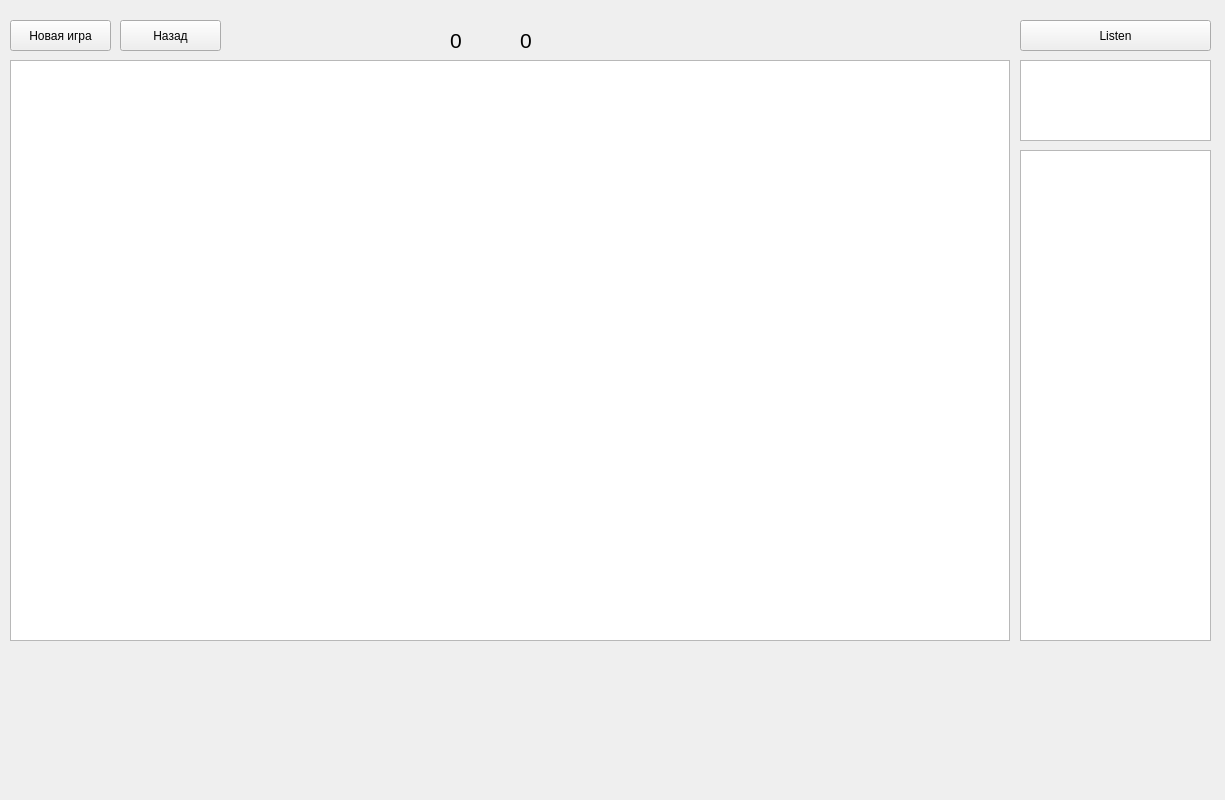
<?xml version="1.0" encoding="UTF-8"?>
<ui version="4.0">
 <class>Widget</class>
 <widget class="QWidget" name="Widget">
  <property name="geometry">
   <rect>
    <x>0</x>
    <y>0</y>
    <width>1225</width>
    <height>800</height>
   </rect>
  </property>
  <property name="minimumSize">
   <size>
    <width>1030</width>
    <height>800</height>
   </size>
  </property>
  <property name="windowTitle">
   <string>Widget</string>
  </property>
  <widget class="QGraphicsView" name="graphicsView">
   <property name="geometry">
    <rect>
     <x>10</x>
     <y>60</y>
     <width>1000</width>
     <height>581</height>
    </rect>
   </property>
  </widget>
  <widget class="QLabel" name="label">
   <property name="geometry">
    <rect>
     <x>450</x>
     <y>30</y>
     <width>47</width>
     <height>21</height>
    </rect>
   </property>
   <property name="font">
    <font>
     <pointsize>16</pointsize>
    </font>
   </property>
   <property name="text">
    <string>0</string>
   </property>
  </widget>
  <widget class="QLabel" name="label_2">
   <property name="geometry">
    <rect>
     <x>520</x>
     <y>30</y>
     <width>47</width>
     <height>21</height>
    </rect>
   </property>
   <property name="font">
    <font>
     <pointsize>16</pointsize>
    </font>
   </property>
   <property name="text">
    <string>0</string>
   </property>
  </widget>
  <widget class="QPushButton" name="pbNewGame">
   <property name="enabled">
    <bool>true</bool>
   </property>
   <property name="geometry">
    <rect>
     <x>10</x>
     <y>20</y>
     <width>101</width>
     <height>31</height>
    </rect>
   </property>
   <property name="text">
    <string>Новая игра</string>
   </property>
  </widget>
  <widget class="QPushButton" name="pbBack">
   <property name="geometry">
    <rect>
     <x>120</x>
     <y>20</y>
     <width>101</width>
     <height>31</height>
    </rect>
   </property>
   <property name="text">
    <string>Назад</string>
   </property>
  </widget>
  <widget class="QTextEdit" name="textEditCoordinates">
   <property name="geometry">
    <rect>
     <x>1020</x>
     <y>150</y>
     <width>191</width>
     <height>491</height>
    </rect>
   </property>
   <property name="font">
    <font>
     <family>Courier New</family>
    </font>
   </property>
  </widget>
  <widget class="QTextEdit" name="textEditInfo">
   <property name="geometry">
    <rect>
     <x>1020</x>
     <y>60</y>
     <width>191</width>
     <height>81</height>
    </rect>
   </property>
   <property name="font">
    <font>
     <family>Courier New</family>
    </font>
   </property>
  </widget>
  <widget class="QPushButton" name="pbListen">
   <property name="geometry">
    <rect>
     <x>1020</x>
     <y>20</y>
     <width>191</width>
     <height>31</height>
    </rect>
   </property>
   <property name="text">
    <string>Listen</string>
   </property>
  </widget>
 </widget>
 <resources/>
 <connections/>
</ui>
